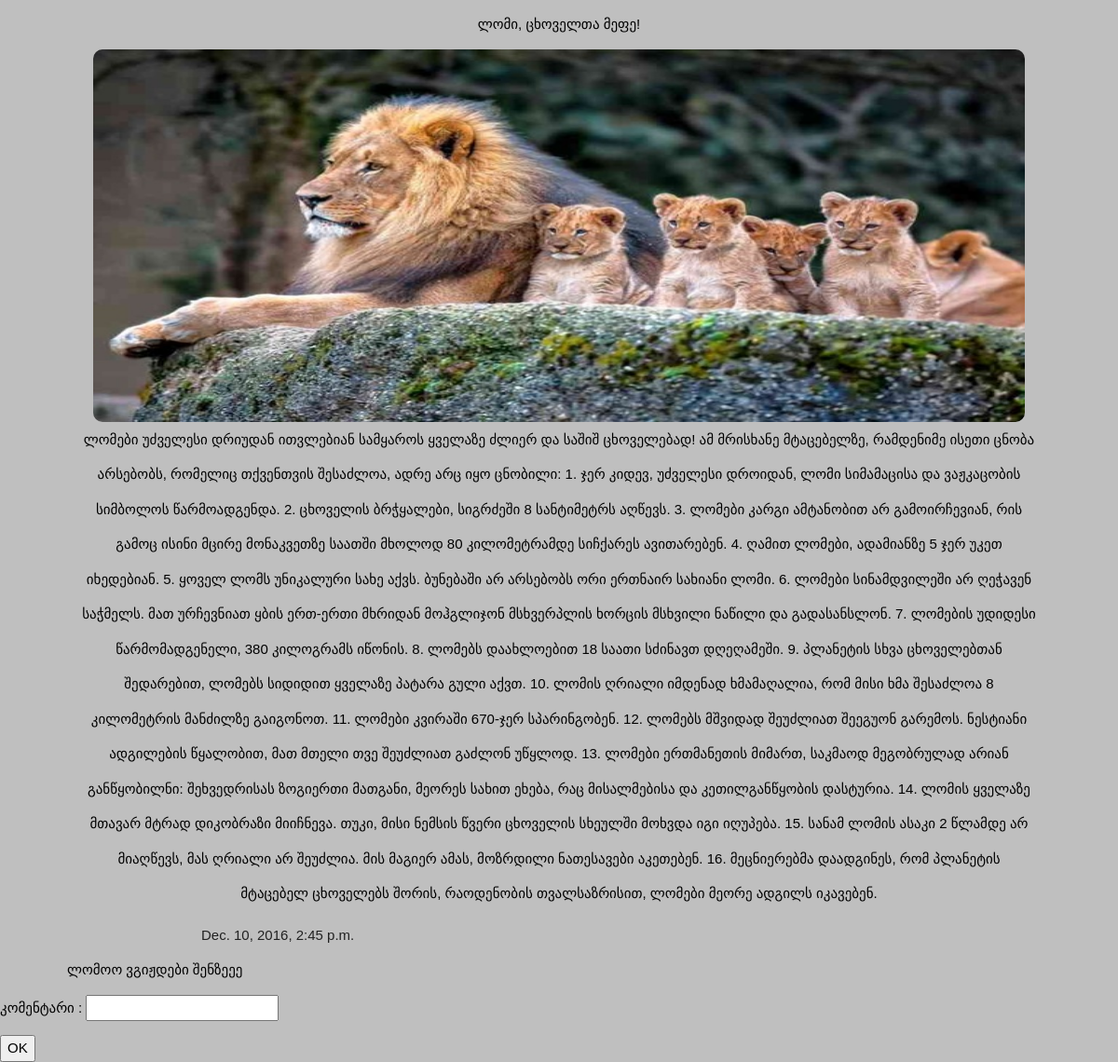
Page /sing/app/6/srulad/ on the committed database.
### app/models.py (models this page shows, shortened)
class Post(models.Model):
	postis_satauri=models.CharField(verbose_name=_("სათაური"),max_length=50)
	postis_contenti=models.TextField(verbose_name=_("კონტენტი"))
	sheqmnis_dro=models.DateTimeField(verbose_name=_('შექმნის დრო'))
	surati=models.ImageField(verbose_name=_("სურათი"),upload_to='app')
	ganaxlebis_dro=models.DateTimeField(verbose_name=_('განახლების დრო'))
	class Meta:
		verbose_name_plural=_("პოსტები")

class Comment(models.Model):
	posti=models.ForeignKey(Post,on_delete=models.CASCADE,verbose_name=_("პოსტი"))
	komentari=models.CharField(verbose_name="კომენტარი",max_length=200)
	def __str__(self):
		return self.komentari
	class Meta:
		verbose_name_plural=_("კომენტარები")

### app/views.py (the view)
# urls.py: url(r'^(?P<posti_id>[0-9]+)/srulad/$',srulad,name="srulad"),
def srulad(request,posti_id):
	form=CommentForm()
	posti_srulad=Post.objects.get(pk=posti_id)
	if request.method=="POST":
		posti_srulad.comment_set.create(
			komentari=request.POST.get("new_comment"))
	return render(request,'app/srulad.html',{"posti":posti_srulad,"form":form})

### app/forms.py
class CommentForm(forms.Form):
    new_comment = forms.CharField(label='კომენტარი ', max_length=100)
    class Meta:
    	model= Comment
    	fields=('kometari',)

### templates/app/srulad.html (shortened to what this page needs)
<!DOCTYPE html>
<html>
<head>
{% load static %}
<link rel="stylesheet" href="{% static 'css/new.css' %}">
</head>
<body style="background-color: rgb(191, 191, 191);">
	<p style="text-align: center;" >{{posti.postis_satauri}}</p>
	<img src="{{posti.surati.url}}" alt="some_text" style="width: 1000px; height: 400px; margin: auto; display: block; border-radius: 10px;">
	<p style="text-align: center; line-height: 2.5em; display: block; margin: auto; width: 1024px;">{{posti.postis_contenti}}</p>
	<p style="display: block; padding-left: 18%; color: rgb(34, 34, 34);">{{posti.sheqmnis_dro}}</p>
	{% for i in posti.comment_set.all %}
		<p style="padding-left: 6%;">{{i}}</p>
	{% endfor %}
 <form action="" method="POST">
 	{{ form.as_p}}
	<input type="submit" value="OK">
</form>
</body>
</html>

### static/css/new.css (style rules this page uses)
html { box-sizing:border-box }
*,*:before,*:after { box-sizing:inherit }
html { -ms-text-size-adjust:100%;-webkit-text-size-adjust:100% }
body { margin:0 }
img { border-style:none }
button,input,select,textarea { font:inherit;margin:0 }
button,input { overflow:visible }
button,html [type=button],[type=reset],[type=submit] { -webkit-appearance:button }
html,body { font-family:Verdana,sans-serif;font-size:15px;line-height:1.5 }
html { overflow-x:hidden }
img { margin-bottom:-5px }

### rows in the picture
Post: postis_satauri "ლომი, ცხოველთა მეფე!", surati (picture), postis_contenti "ლომები უძველესი დრიუდან ითვლებიან სამყაროს ყველაზე ძლიერ და საშიშ ცხოველებად! ამ მრისხანე მტაცებელზე, რამდენიმე ისეთი ცნობა არსებობს, რომელიც თქვენთვის შესაძლოა, ადრე არც იყო ცნობილი: 1. ჯერ კიდევ, უძველესი დროიდან, ლომი სიმამაცისა და ვაჟკაცობის სიმბოლოს წარმოადგენდა. 2. ცხოველის ბრჭყალები, სიგრძეში 8 სანტიმეტრს აღწევს. 3. ლომები კარგი ამტანობით არ გამოირჩევიან, რის გამოც ისინი მცირე მონაკვეთზე საათში მხოლოდ 80 კილომეტრამდე სიჩქარეს ავითარებენ. 4. ღამით ლომები, ადამიანზე 5 ჯერ უკეთ იხედებიან. 5. ყოველ ლომს უნიკალური სახე აქვს. ბუნებაში არ არსებობს ორი ერთნაირ სახიანი ლომი. 6. ლომები სინამდვილეში არ ღეჭავენ საჭმელს. მათ ურჩევნიათ ყბის ერთ-ერთი მხრიდან მოჰგლიჯონ მსხვერპლის ხორცის მსხვილი…", sheqmnis_dro "Dec. 10, 2016, 2:45 p.m."
Comment: komentari "ლომოო ვგიჟდები შენზეეე"
